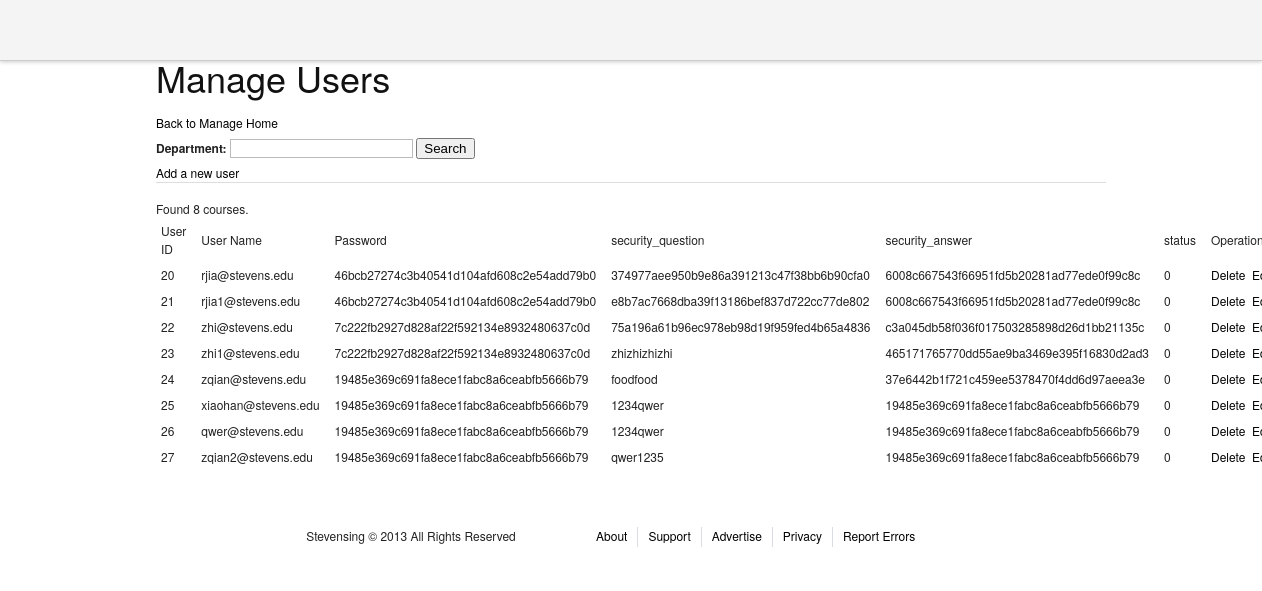
Before: /admin/manageusers.php with the older database file.
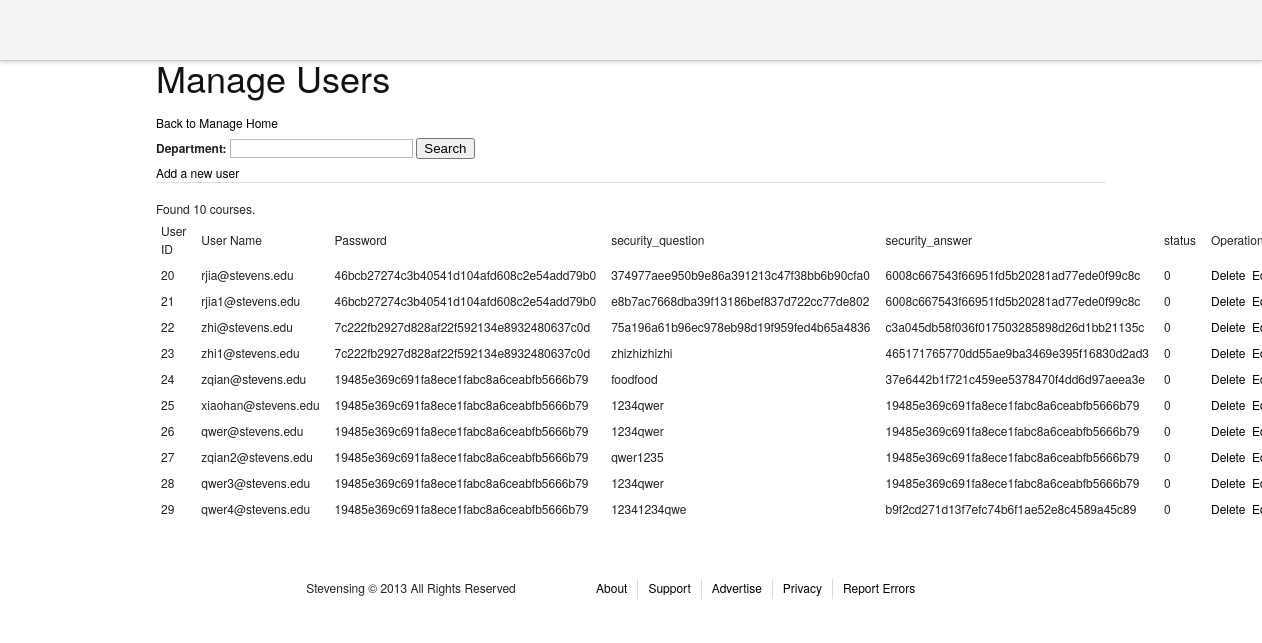
After: the same page with the newer database file.
### tables this page shows
CREATE TABLE `users` (
  `user_id` int(11) NOT NULL AUTO_INCREMENT,
  `username` varchar(40) NOT NULL,
  `password` varchar(40) NOT NULL,
  `security_question` varchar(200) NOT NULL,
  `security_answer` varchar(200) NOT NULL,
  `status` tinyint(4) DEFAULT '0',
  PRIMARY KEY (`user_id`)
);

### admin/manageusers.php (the view, shortened to what this page needs)
<?php
include "header.php";
include "mysqli_connection.php";
?>
<div>
<h1>Manage Users</h1>
<a href = "adminhome.php">Back to Manage Home</a>
</div>
<div>
<form action = "#" method = "GET">
<label for = "username">Department: </label><input type = "text" name = "username" value = "<?php echo isset($_GET['username'])?$_GET['username']:"";?>" />
<input type = "submit" value = "Search" />
</form>
</div>
<div>
<a href="editcourses.php">Add a new user</a>
</div>
<hr />
<div>
<table>
<thead >
<td>User ID</td><td>User Name</td><td>Password</td><td>security_question</td><td>security_answer</td><td>status</td><td>Operation</td>
</thead>
<tbody>
<?php
$filter = "true";
$perNumber = 25;
if(isset($_GET['page']))$page = $_GET['page'];
else $page=1;
$count = $mysqli->query("select count(*) from users WHERE " . $filter . ";");
$rs = mysqli_fetch_array($count);
$totalNumber = $rs[0];
if ($totalNumber == 0){
        echo "<div><font color='red'>No result!</font></div>";
}
else{
        echo "<div>Found " . $totalNumber. " courses.</div>";
}
$startCount = ($page - 1) * $perNumber;
$result = $mysqli->query("select * from users WHERE (" . $filter .") LIMIT $startCount, $perNumber");
if ($result){
        while ($row = mysqli_fetch_array($result)){
?>
<tr>
<td><?php echo $row["user_id"];?></td>
<td><?php echo $row["username"];?></td>
<td><?php echo $row["password"];?></td>
<td><?php echo $row["security_question"];?></td>
<td><?php echo $row["security_answer"];?></td>
<td><?php echo $row["status"];?></td>
<td><a href="javascript:" onclick = "show_delete_yes(this,<?php echo $row['course_id'];?>);" >Delete</a>&nbsp&nbsp<a href="editcourse.php?id=<?php echo $row['course_id'];?>">Edit</a></td>
</tr>
</tbody>
<?php
        }
 }
?>
</table>
</div>
<?php
include "footer.php";

### admin/header.php (shortened to what this page needs)
<!DOCTYPE html>
<html>
<head>
	<link rel="stylesheet" href="./stylesheets/screen.css">
	<link rel="stylesheet" href="http://netdna.bootstrapcdn.com/twitter-bootstrap/2.2.2/css/bootstrap-combined.min.css">
<link rel="stylesheet" type="text/css" media="screen" href="http://tarruda.github.com/bootstrap-datetimepicker/assets/css/bootstrap-datetimepicker.min.css">
	<link rel="stylesheet" href="http://code.jquery.com/ui/1.10.3/themes/smoothness/jquery-ui.css">
	<link rel="stylesheet" href="../stylesheets/common.css">
	<link rel="stylesheet" href="../stylesheets/friends.css">
	<link rel="stylesheet" href="../stylesheets/courseinfo.css">
	<link rel="stylesheet" href="../stylesheets/editprofile.css">
	<link rel="stylesheet" href="../stylesheets/courselist.css">
	<link rel="stylesheet" href="../stylesheets/searchlist.css">
	<link rel="stylesheet" href="../stylesheets/statuses.css">
	<link rel="stylesheet" href="../stylesheets/reply.css">
</head>
<body>
	<section class="content">
		<header>
		</header>
		<section class="container">

### admin/footer.php (shortened to what this page needs)
</section>
<footer>
	<section class="container">
		<p class="span-7 prepend-3 append-1">
			Stevensing © 2013 All Rights Reserved
		</p>
		<nav class="span-13 last">
			<ul>
				<a href="#">
					<li>About</li>
				</a>
				<a href="#">
					<li>Support</li>
				</a>
				<a href="#">
					<li>Advertise</li>
				</a>
				<a href="#">
					<li>Privacy</li>
				</a>
				<a href="#">
					<li>Report Errors</li>
				</a>
			</ul>
		</nav>
	</section>
</footer>
</section>
</body>
</html>

### stylesheets/screen.css (style rules this page uses)
html { margin:0;padding:0;border:0; }
body, div, span, object, iframe, h1, h2, h3, h4, h5, h6, p, blockquote, pre, a, abbr, acronym, address, code, del, dfn, em, img, q, dl, dt, dd, ol, ul, li, fieldset, form, label, legend, table, caption, tbody, tfoot, thead, tr, th, td, article, aside, dialog, figure, footer, header, hgroup, nav, section { margin:0;padding:0;border:0;font-size:100%;font:inherit;vertical-align:baseline; }
article, aside, details, figcaption, figure, dialog, footer, header, hgroup, menu, nav, section { display:block; }
body { line-height:1.5;background:white; }
table { border-collapse:separate;border-spacing:0; }
caption, th, td { text-align:left;font-weight:normal;float:none !important; }
table, th, td { vertical-align:middle; }
html { font-size:100.01%; }
body { font-size:75%;color:#222;background:#fff;font-family:"Helvetica Neue", Arial, Helvetica, sans-serif; }
h1, h2, h3, h4, h5, h6 { font-weight:normal;color:#111; }
h1 { font-size:3em;line-height:1;margin-bottom:0.5em; }
p { margin:0 0 1.5em; }
a { color:#06c;text-decoration:underline; }
ul, ol { margin:0 1.5em 1.5em 0;padding-left:1.5em; }
ul { list-style-type:disc; }
table { margin-bottom:1.4em;width:100%; }
th, td, caption { padding:4px 10px 4px 5px; }
.last { margin-right:0;padding-right:0; }
label { font-weight:bold; }
input[type=text], input[type=password], input[type=url], input[type=email], input.text, input.title, textarea { background-color:#fff;border:1px solid #bbb;color:#000; }
input[type=text], input[type=password], input[type=url], input[type=email], input.text, input.title, textarea, select { margin:0.5em 0; }
.container { width:950px;margin:0 auto; }
.column, .span-1, .span-2, .span-3, .span-4, .span-5, .span-6, .span-7, .span-8, .span-9, .span-10, .span-11, .span-12, .span-13, .span-14, .span-15, .span-16, .span-17, .span-18, .span-19, .span-20, .span-21, .span-22, .span-23, .span-24 { float:left;margin-right:10px; }
.last { margin-right:0; }
.span-7 { width:270px; }
.span-13 { width:510px; }
.append-1 { padding-right:40px; }
.prepend-3 { padding-left:120px; }
hr { background:#ddd;color:#ddd;clear:both;float:none;width:100%;height:1px;margin:0 0 17px;border:none; }
.clearfix:after, .container:after { content:"\0020";display:block;height:0;clear:both;visibility:hidden;overflow:hidden; }
.clearfix, .container { display:block; }

### stylesheets/common.css (style rules this page uses)
body { font-family: 'Helvetica Neue', Helvetica, Arial, 'lucida grande',tahoma,verdana,arial,sans-serif; }
a, a:hover, a:visited, a:link { color: #000; text-decoration: none; }
.content header { position: fixed; width: 100%; height: 60px; background-color: #F4F4F4; text-align: center; z-index: 50; -webkit-box-shadow: 0 1px 4px #CCC; -moz-box-shadow: 0 1px 4px #CCC; box-shadow: 0 1px 4px #CCC; border-bottom: 1px solid #CDCDCD; }
.content>.container { position: relative; top: 60px; }
footer { position: relative; top: 60px; margin-top: 40px; }
footer p { text-align: center; }
footer nav ul { list-style-type: none; height: 20px; margin: 0px; padding: 0px; }
footer nav ul a li { float: left; height: 20px; margin-right: 10px; padding-right: 10px; border-right: 1px solid #D9DCE2; }
footer nav ul a:last-child li { border-right: 0px; }

Changed rows visible on the page:
added users: user_id "28", username "qwer3@stevens.edu", password "19485e369c691fa8ece1fabc8a6ceabfb5666b79", security_question "1234qwer", security_answer "19485e369c691fa8ece1fabc8a6ceabfb5666b79", status "0"
added users: user_id "29", username "qwer4@stevens.edu", password "19485e369c691fa8ece1fabc8a6ceabfb5666b79", security_question "12341234qwe", security_answer "b9f2cd271d13f7efc74b6f1ae52e8c4589a45c89", status "0"
Other visible differences:
$totalNumber: "8" → "10"
